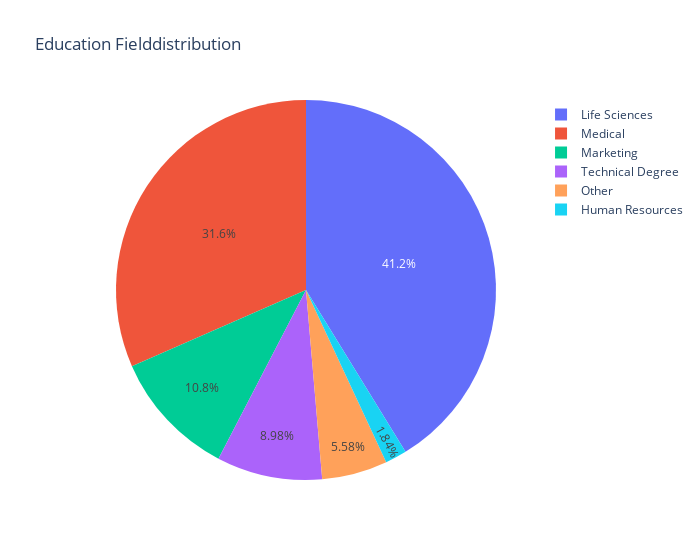

The notebook cell saved with this chart:
### Code cell
px.pie(df, names="EducationField", title="Education Fielddistribution", width=700)

### Figure 1 — Plotly figure (JSON) as saved in the notebook; plotly's stock layout.template omitted (floating-point values rounded to 4 significant figures; data arrays with more than 128 entries replaced by an {"elided": "..."} marker saying what was removed)
{"data": [{"domain": {"x": [0, 1], "y": [0, 1]}, "hovertemplate": "EducationField=%{label}<extra></extra>", "labels": {"elided": "1470 str values"}, "legendgroup": "", "name": "", "showlegend": true, "type": "pie"}], "layout": {"legend": {"tracegroupgap": 0}, "title": {"text": "Education Fielddistribution"}, "width": 700}}
